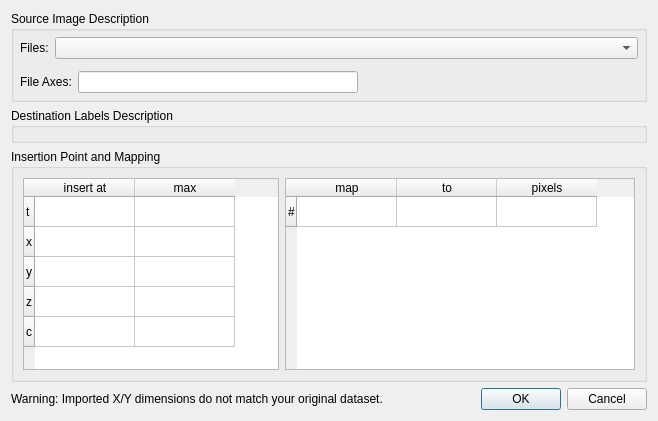
<?xml version="1.0" encoding="UTF-8"?>
<ui version="4.0">
 <class>Dialog</class>
 <widget class="QDialog" name="Dialog">
  <property name="geometry">
   <rect>
    <x>0</x>
    <y>0</y>
    <width>658</width>
    <height>421</height>
   </rect>
  </property>
  <property name="sizePolicy">
   <sizepolicy hsizetype="Preferred" vsizetype="Preferred">
    <horstretch>0</horstretch>
    <verstretch>0</verstretch>
   </sizepolicy>
  </property>
  <property name="windowTitle">
   <string>Label Import Options</string>
  </property>
  <layout class="QVBoxLayout" name="verticalLayout">
   <item>
    <widget class="QGroupBox" name="groupBox_7">
     <property name="sizePolicy">
      <sizepolicy hsizetype="Preferred" vsizetype="Maximum">
       <horstretch>0</horstretch>
       <verstretch>0</verstretch>
      </sizepolicy>
     </property>
     <property name="title">
      <string>Source Image Description</string>
     </property>
     <layout class="QVBoxLayout" name="verticalLayout_7">
      <property name="margin">
       <number>6</number>
      </property>
      <item>
       <layout class="QHBoxLayout" name="horizontalLayout_2">
        <item>
         <widget class="QLabel" name="filenameLabel1">
          <property name="sizePolicy">
           <sizepolicy hsizetype="Fixed" vsizetype="Fixed">
            <horstretch>0</horstretch>
            <verstretch>0</verstretch>
           </sizepolicy>
          </property>
          <property name="text">
           <string>Files:</string>
          </property>
         </widget>
        </item>
        <item>
         <widget class="QComboBox" name="inputFilesComboBox"/>
        </item>
       </layout>
      </item>
      <item>
       <widget class="SlotMetaInfoDisplayWidget" name="inputMetaInfoWidget" native="true"/>
      </item>
      <item>
       <layout class="QHBoxLayout" name="horizontalLayout_3">
        <item>
         <widget class="QLabel" name="label">
          <property name="text">
           <string>File Axes:</string>
          </property>
         </widget>
        </item>
        <item>
         <widget class="QLineEdit" name="axesEdit"/>
        </item>
        <item>
         <spacer name="horizontalSpacer">
          <property name="orientation">
           <enum>Qt::Horizontal</enum>
          </property>
          <property name="sizeHint" stdset="0">
           <size>
            <width>40</width>
            <height>20</height>
           </size>
          </property>
         </spacer>
        </item>
       </layout>
      </item>
     </layout>
    </widget>
   </item>
   <item>
    <widget class="QGroupBox" name="groupBox_6">
     <property name="sizePolicy">
      <sizepolicy hsizetype="Preferred" vsizetype="Maximum">
       <horstretch>0</horstretch>
       <verstretch>0</verstretch>
      </sizepolicy>
     </property>
     <property name="title">
      <string>Destination Labels Description</string>
     </property>
     <layout class="QVBoxLayout" name="verticalLayout_6">
      <property name="margin">
       <number>6</number>
      </property>
      <item>
       <widget class="SlotMetaInfoDisplayWidget" name="labelMetaInfoWidget" native="true"/>
      </item>
     </layout>
    </widget>
   </item>
   <item>
    <widget class="QGroupBox" name="groupBox_2">
     <property name="sizePolicy">
      <sizepolicy hsizetype="Preferred" vsizetype="Preferred">
       <horstretch>0</horstretch>
       <verstretch>0</verstretch>
      </sizepolicy>
     </property>
     <property name="title">
      <string>Insertion Point and Mapping</string>
     </property>
     <property name="checkable">
      <bool>false</bool>
     </property>
     <layout class="QHBoxLayout" name="horizontalLayout">
      <item>
       <widget class="QTableWidget" name="positionWidget">
        <property name="sizePolicy">
         <sizepolicy hsizetype="Minimum" vsizetype="Expanding">
          <horstretch>0</horstretch>
          <verstretch>0</verstretch>
         </sizepolicy>
        </property>
        <property name="rowCount">
         <number>5</number>
        </property>
        <property name="columnCount">
         <number>2</number>
        </property>
        <attribute name="horizontalHeaderDefaultSectionSize">
         <number>100</number>
        </attribute>
        <row>
         <property name="text">
          <string>t</string>
         </property>
        </row>
        <row>
         <property name="text">
          <string>x</string>
         </property>
        </row>
        <row>
         <property name="text">
          <string>y</string>
         </property>
        </row>
        <row>
         <property name="text">
          <string>z</string>
         </property>
        </row>
        <row>
         <property name="text">
          <string>c</string>
         </property>
        </row>
        <column>
         <property name="text">
          <string>insert at</string>
         </property>
        </column>
        <column>
         <property name="text">
          <string>max</string>
         </property>
        </column>
        <item row="0" column="0">
         <property name="text">
          <string/>
         </property>
        </item>
        <item row="0" column="1">
         <property name="text">
          <string/>
         </property>
         <property name="flags">
          <set>ItemIsEnabled</set>
         </property>
        </item>
        <item row="1" column="1">
         <property name="text">
          <string/>
         </property>
         <property name="flags">
          <set>ItemIsEnabled</set>
         </property>
        </item>
        <item row="2" column="1">
         <property name="text">
          <string/>
         </property>
         <property name="flags">
          <set>ItemIsEnabled</set>
         </property>
        </item>
        <item row="3" column="1">
         <property name="text">
          <string/>
         </property>
         <property name="flags">
          <set>ItemIsEnabled</set>
         </property>
        </item>
        <item row="4" column="1">
         <property name="text">
          <string/>
         </property>
         <property name="flags">
          <set>ItemIsEnabled</set>
         </property>
        </item>
       </widget>
      </item>
      <item>
       <widget class="QTableWidget" name="mappingWidget">
        <property name="sizePolicy">
         <sizepolicy hsizetype="MinimumExpanding" vsizetype="Expanding">
          <horstretch>0</horstretch>
          <verstretch>0</verstretch>
         </sizepolicy>
        </property>
        <property name="rowCount">
         <number>1</number>
        </property>
        <property name="columnCount">
         <number>3</number>
        </property>
        <attribute name="horizontalHeaderDefaultSectionSize">
         <number>100</number>
        </attribute>
        <row>
         <property name="text">
          <string>#</string>
         </property>
        </row>
        <column>
         <property name="text">
          <string>map</string>
         </property>
        </column>
        <column>
         <property name="text">
          <string>to</string>
         </property>
        </column>
        <column>
         <property name="text">
          <string>pixels</string>
         </property>
        </column>
        <item row="0" column="0">
         <property name="text">
          <string/>
         </property>
        </item>
       </widget>
      </item>
     </layout>
    </widget>
   </item>
   <item>
    <layout class="QHBoxLayout" name="horizontalLayout_4">
     <item>
      <widget class="QLabel" name="warningLabel">
       <property name="text">
        <string>Warning: Imported X/Y dimensions do not match your original dataset.</string>
       </property>
      </widget>
     </item>
     <item>
      <widget class="QDialogButtonBox" name="buttonBox">
       <property name="orientation">
        <enum>Qt::Horizontal</enum>
       </property>
       <property name="standardButtons">
        <set>QDialogButtonBox::Cancel|QDialogButtonBox::Ok</set>
       </property>
      </widget>
     </item>
    </layout>
   </item>
  </layout>
 </widget>
 <customwidgets>
  <customwidget>
   <class>SlotMetaInfoDisplayWidget</class>
   <extends>QWidget</extends>
   <header>volumina.widgets.slotMetaInfoDisplayWidget</header>
   <container>1</container>
  </customwidget>
 </customwidgets>
 <resources/>
 <connections>
  <connection>
   <sender>buttonBox</sender>
   <signal>accepted()</signal>
   <receiver>Dialog</receiver>
   <slot>accept()</slot>
   <hints>
    <hint type="sourcelabel">
     <x>254</x>
     <y>341</y>
    </hint>
    <hint type="destinationlabel">
     <x>157</x>
     <y>274</y>
    </hint>
   </hints>
  </connection>
  <connection>
   <sender>buttonBox</sender>
   <signal>rejected()</signal>
   <receiver>Dialog</receiver>
   <slot>reject()</slot>
   <hints>
    <hint type="sourcelabel">
     <x>322</x>
     <y>341</y>
    </hint>
    <hint type="destinationlabel">
     <x>286</x>
     <y>274</y>
    </hint>
   </hints>
  </connection>
 </connections>
</ui>
